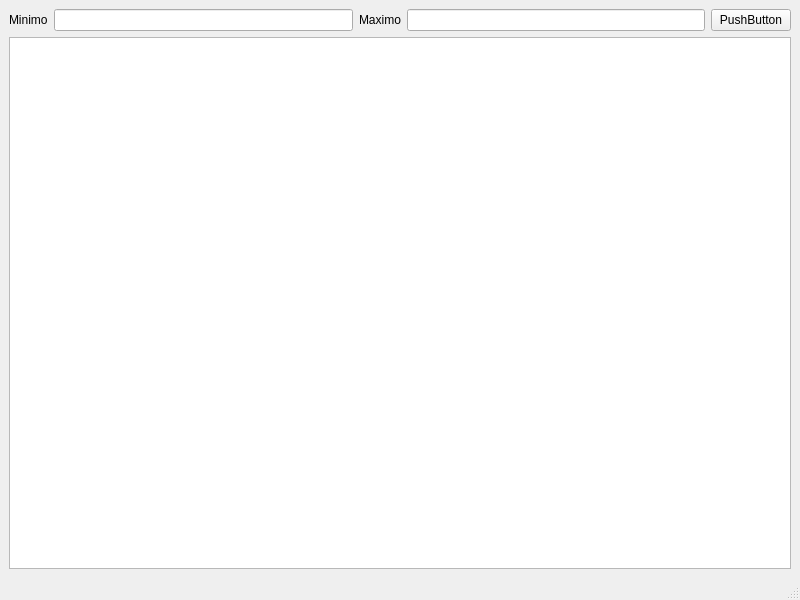
<?xml version="1.0" encoding="UTF-8"?>
<ui version="4.0">
 <class>MainWindow</class>
 <widget class="QMainWindow" name="MainWindow">
  <property name="geometry">
   <rect>
    <x>0</x>
    <y>0</y>
    <width>800</width>
    <height>600</height>
   </rect>
  </property>
  <property name="windowTitle">
   <string>MainWindow</string>
  </property>
  <widget class="QWidget" name="centralwidget">
   <layout class="QVBoxLayout" name="verticalLayout_3">
    <item>
     <layout class="QVBoxLayout" name="verticalLayout_2">
      <item>
       <layout class="QHBoxLayout" name="horizontalLayout_2">
        <item>
         <widget class="QLabel" name="label">
          <property name="text">
           <string>Minimo</string>
          </property>
         </widget>
        </item>
        <item>
         <widget class="QLineEdit" name="lineEdit"/>
        </item>
        <item>
         <widget class="QLabel" name="label_2">
          <property name="text">
           <string>Maximo</string>
          </property>
         </widget>
        </item>
        <item>
         <widget class="QLineEdit" name="lineEdit_2"/>
        </item>
        <item>
         <widget class="QPushButton" name="pushButton">
          <property name="text">
           <string>PushButton</string>
          </property>
         </widget>
        </item>
       </layout>
      </item>
      <item>
       <layout class="QVBoxLayout" name="verticalLayout">
        <item>
         <layout class="QHBoxLayout" name="horizontalLayout"/>
        </item>
        <item>
         <widget class="QTableWidget" name="tableWidget"/>
        </item>
       </layout>
      </item>
     </layout>
    </item>
   </layout>
  </widget>
  <widget class="QMenuBar" name="menubar">
   <property name="geometry">
    <rect>
     <x>0</x>
     <y>0</y>
     <width>800</width>
     <height>33</height>
    </rect>
   </property>
  </widget>
  <widget class="QStatusBar" name="statusbar"/>
 </widget>
 <resources/>
 <connections/>
</ui>
